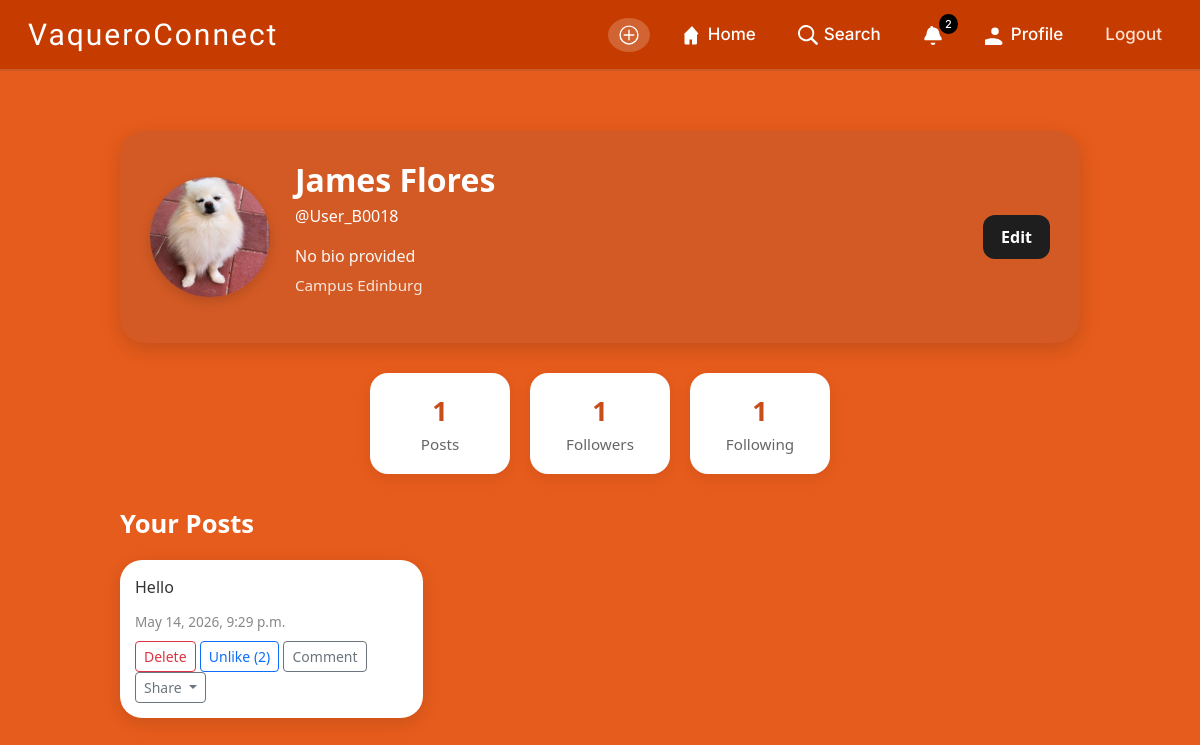
/profile/User_B0018/ (signed in), run on the app's committed database.
### newApp/models.py (models this page shows, shortened)
class Profile(models.Model):
    user = models.OneToOneField(User, on_delete=models.CASCADE)
    bio = models.TextField(blank=True, null=True)
    image = models.ImageField(upload_to='profile_pics/', default='default.jpg')
    ENROLLED_CHOICES = [
        ('ED', 'Edinburg'),
        ('BR', 'Brownsville'),
    ]
    enrolled = models.CharField(
        max_length=20,
        choices=ENROLLED_CHOICES,
        default='ED'
    )

class Post(models.Model):
    content = models.TextField()
    image = models.ImageField(upload_to='posts/', blank=True, null=True)
    created_at = models.DateTimeField(auto_now_add=True)
    user = models.ForeignKey(User, on_delete=models.CASCADE)
    likes = models.ManyToManyField(User, related_name='blogpost_like', blank=True)
    def likes_count(self):
        return self.likes.count()

### newApp/views.py (the view)
# urls.py: path("profile/<str:username>/", views.profile_view, name="profile"),
@login_required
def profile_view(request, username):
    profile_user = get_object_or_404(User, username=username)
    if request.method == 'POST':
        u_form = UserUpdateForm(request.POST, instance=request.user)
        p_form = ProfileUpdateForm(request.POST, request.FILES, instance=request.user.profile)
        if u_form.is_valid() and p_form.is_valid():
            u_form.save()
            p_form.save()
            messages.success(request, "Your changes have been saved!")
            return redirect('profile', username=request.user.username)
    else:
        u_form = UserUpdateForm(instance=profile_user)
        p_form = ProfileUpdateForm(instance=profile_user.profile)
    posts = Post.objects.filter(user=profile_user).order_by('-created_at')
    posts_count = posts.count()
    followers_count = Follow.objects.filter(following=profile_user).count()
    following_count = Follow.objects.filter(follower=profile_user).count()
    is_following = Follow.objects.filter(
        follower=request.user,
        following=profile_user
    ).exists()
    return render(request, 'profile.html', {
        'profile_user': profile_user,
        'posts': posts,
        'posts_count': posts_count,
        'followers_count': followers_count,
        'following_count': following_count,
        'is_following': is_following,
        'u_form': u_form,
        'p_form': p_form,
    })

### newApp/templates/profile.html (shortened to what this page needs)
{% extends 'base.html' %}
{% load static %}
{% block content %}
<link rel="stylesheet" href="{% static 'profiles.css' %}">
<div class="profile-container">
    <div class="profile-header">
        <div class="profile-left">
            <img src="{{ profile_user.profile.image.url }}" class="profile-pic-lg profile-pic-global">
            <div class="profile-info">
                <h2>
                    {% if profile_user.first_name or profile_user.last_name %}
                        {{ profile_user.first_name }} {{ profile_user.last_name }}
                    {% else %}
                        {{ profile_user.username }}
                    {% endif %}
                </h2>
                <p class="username-tag">@{{ profile_user.username }}</p>
                <p class="bio">{{ profile_user.profile.bio|default:"No bio provided" }}</p>
                <p class="enrolled">Campus {{ profile_user.profile.get_enrolled_display|default:"Not specified" }}</p>
            </div>
        </div>
        {% if request.user == profile_user %}
            <a href="#editProfileForm" data-bs-toggle="collapse" class="header-edit">Edit</a>
        {% endif %}
    </div>
    <div class="profile-stats">
        <div class="stat-box">
            <span class="stat-number">{{ posts_count }}</span>
            <span class="stat-label">Posts</span>
        </div>
        <a href="/{{ profile_user.username }}/followers/" class="text-decoration-none">
            <div class="stat-box">
                <span class="stat-number">{{ followers_count }}</span>
                <span class="stat-label">Followers</span>
            </div>
        </a>
        <a href="/{{ profile_user.username }}/following/" class="text-decoration-none">
            <div class="stat-box">
                <span class="stat-number">{{ following_count }}</span>
                <span class="stat-label">Following</span>
            </div>
        </a>
    </div>
    <h3 class="section-title">Your Posts</h3>
    <div class="posts-grid">
        {% for post in posts %}
            <div class="post-card">
                <p>{{ post.content }}</p>
                <span class="timestamp">{{ post.created_at }}</span>
                <div class="mt-2">
                    {% if post.user == request.user %}
                        <form action="{% url 'delete_post' post.id %}" method="POST" style="display:inline;">
                            <button type="submit" class="btn btn-sm btn-outline-danger">Delete</button>
                        </form>
                    {% endif %}
                    <form action="{% url 'like_post' post.id %}" method="POST" style="display:inline;">
                        <button type="submit" class="btn btn-sm btn-outline-primary">
                            {% if request.user in post.likes.all %}
                                Unlike
                            {% else %}
                                Like
                            {% endif %}
                            ({{ post.likes_count }})
                        </button>
                    </form>
                    <a href="{% url 'comments_page' post.id %}" class="btn btn-sm btn-outline-secondary">
                        Comment
                    </a>
                    <div class="dropdown d-inline">
                        <button class="btn btn-sm btn-outline-secondary dropdown-toggle" data-bs-toggle="dropdown">
                            Share
                        </button>
                    </div>
                </div>
            </div>
        {% empty %}
            <p class="text-center text-light">No posts yet.</p>
        {% endfor %}
    </div>
</div>
{% endblock %}

### springApp/static/profiles.css (style rules this page uses)
body { background: #e65c1c; font-family: 'Segoe UI', sans-serif; color: #222; }
img { border-radius: 10px; }
.profile-pic-global { border-radius: 50%; object-fit: cover; object-position: center; display: block; }
.profile-pic-lg { width: 120px; height: 120px; box-shadow: 0 4px 12px rgba(0,0,0,0.15); }
.profile-container { max-width: 1000px; margin: 40px auto; padding: 20px; }
.profile-header { background: #d35a24; border-radius: 25px; padding: 30px; color: white; display: flex; justify-content: space-between; align-items: center; margin-bottom: 30px; box-shadow: 0 6px 20px rgba(0,0,0,0.15); }
.profile-left { display: flex; align-items: center; gap: 25px; }
.profile-info h2 { font-size: 2rem; margin-bottom: 5px; font-weight: bold; }
.bio { margin-bottom: 6px; opacity: 0.95; }
.enrolled { opacity: 0.85; font-size: 0.95rem; }
.header-edit { background: #1e1e1e; color: #ffffff; text-decoration: none; padding: 10px 18px; border-radius: 12px; font-weight: 600; transition: 0.25s; }
.profile-stats { display: flex; justify-content: center; gap: 20px; margin-bottom: 35px; flex-wrap: wrap; }
.stat-box { background: white; padding: 18px 28px; border-radius: 18px; min-width: 140px; text-align: center; box-shadow: 0 4px 15px rgba(0,0,0,0.08); transition: 0.25s; }
.stat-number { display: block; font-size: 1.7rem; font-weight: bold; color: #c84d18; }
.stat-label { color: #666; font-size: 0.95rem; }
.section-title { color: white; font-size: 1.6rem; margin-bottom: 20px; font-weight: bold; }
.posts-grid { display: grid; grid-template-columns: repeat(3, 1fr); gap: 25px; }
.post-card { background: white; border-radius: 22px; overflow: hidden; padding: 15px; box-shadow: 0 5px 18px rgba(0,0,0,0.12); transition: 0.25s; }
.post-card p { margin-bottom: 10px; color: #333; line-height: 1.5; }
.timestamp { color: #888; font-size: 0.85rem; }

### data on the page
Post: content "Hello", created_at "May 14, 2026, 9:29 p.m.", shows "Delete", shows "Unlike", likes_count "2"

### other printed values
{{ profile_user.first_name }} "James"
{{ profile_user.last_name }} "Flores"
{{ profile_user.username }} "User_B0018"
{{ profile_user.profile.bio|default:"No bio provided" }} "No bio provided"
{{ profile_user.profile.get_enrolled_display|default:"Not specified" }} "Edinburg"
{{ posts_count }} "1"
{{ followers_count }} "1"
{{ following_count }} "1"
